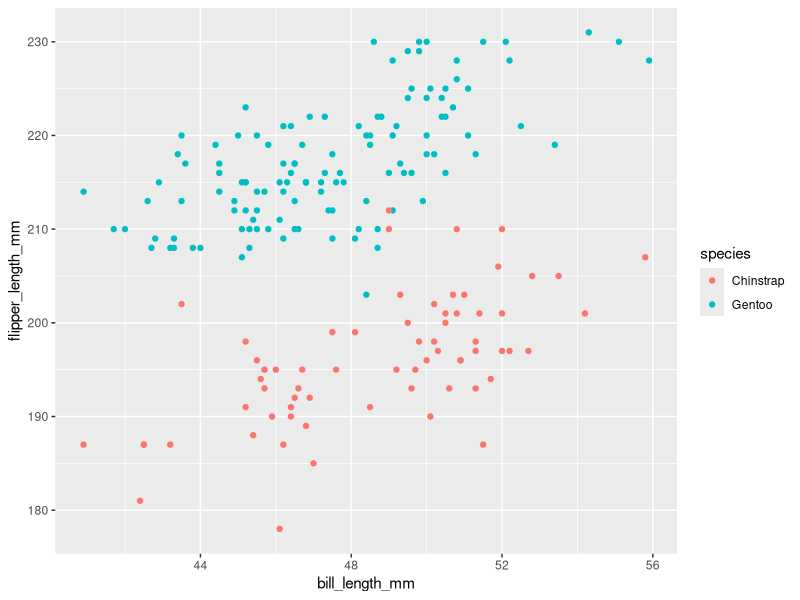
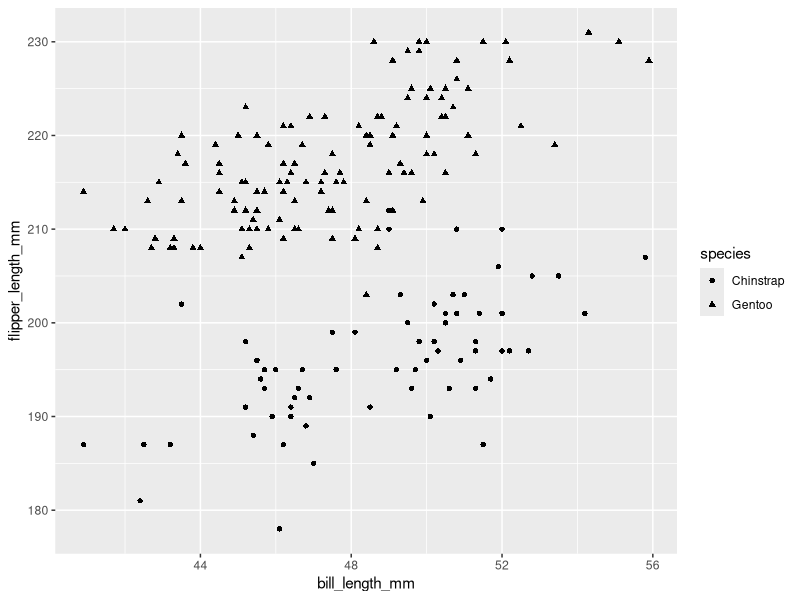
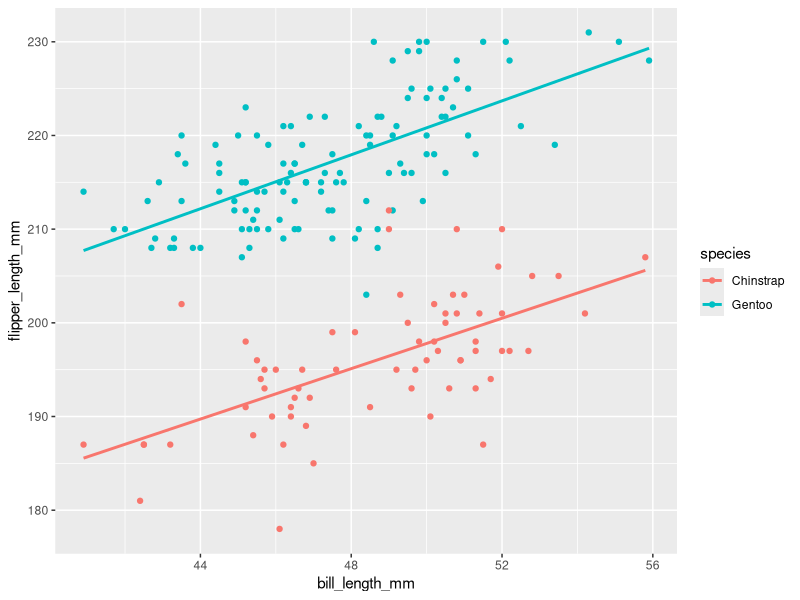

Reproduce these figures in R, in order.
## ---- chunk 1
# Load packages
library(readr)
library(ggplot2)
library(dplyr)

# Load data
library(palmerpenguins)
data(penguins)
penguins <- penguins %>% 
  filter(species != "Adelie", bill_length_mm < 57)

# Check it out
head(penguins)
## ---- chunk 2
penguins %>% 
  ggplot(aes(y = flipper_length_mm, x = bill_length_mm, color = species)) + 
  geom_point()

penguins %>% 
  ggplot(aes(y = flipper_length_mm, x = bill_length_mm, shape = species)) + 
  geom_point()
## ---- chunk 3
penguins %>% 
  ggplot(aes(y = flipper_length_mm, x = bill_length_mm, color = species)) + 
  geom_point() + 
  geom_smooth(method = "lm", se = FALSE)
## ---- chunk 4
# Build the model
penguin_mod <- lm(flipper_length_mm ~ bill_length_mm + species, data = penguins)

# Summarize the model
coef(summary(penguin_mod))
## ---- chunk 5
# a
127.75 + 1.40*50 + 22.85*0

# b
127.75 + 1.40*50 + 22.85*1

# c
predict(penguin_mod,
        newdata = data.frame(bill_length_mm = 50, 
                             species = "Chinstrap"))
predict(penguin_mod,
        newdata = data.frame(bill_length_mm = 50, 
                             species = "Gentoo"))
